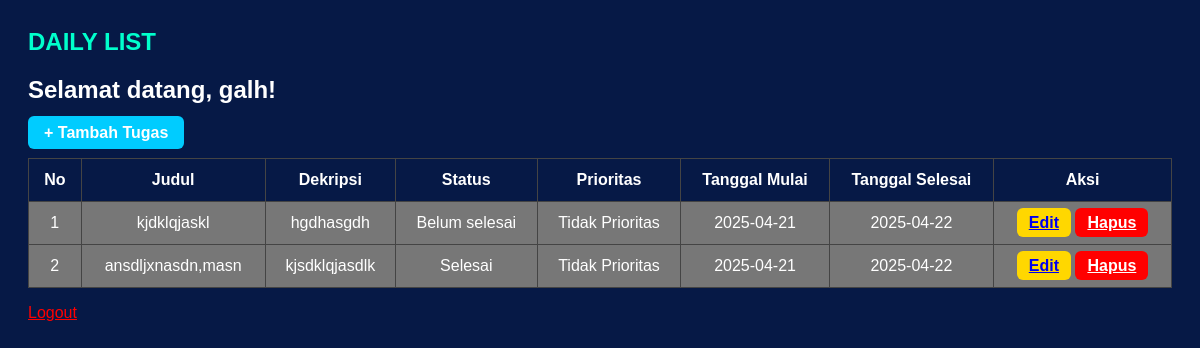
/dashboard.php (signed in), run on the app's committed database.
### tables this page shows
CREATE TABLE `tasks` (
  `id` int(11) NOT NULL,
  `user_id` int(11) NOT NULL,
  `title` varchar(255) DEFAULT NULL,
  `description` text DEFAULT NULL,
  `status` enum('Belum selesai','Selesai') DEFAULT 'Belum selesai',
  `start_date` date DEFAULT NULL,
  `end_date` date DEFAULT NULL,
  `priority` enum('Prioritas','Tidak Prioritas') DEFAULT 'Tidak Prioritas'
);

### dashboard.php (the view, shortened to what this page needs)
<?php
include 'config.php';
$username = $_SESSION['username'];
$stmt = $conn->prepare("SELECT id FROM users WHERE username = ?");
$stmt->bind_param("s", $username);
$stmt->execute();
$userResult = $stmt->get_result();
$user = $userResult->fetch_assoc();
$user_id = $user['id'];
$stmt = $conn->prepare("SELECT * FROM tasks WHERE user_id = ?");
$stmt->bind_param("i", $user_id);
$stmt->execute();
$tasks = $stmt->get_result();
?>
<!DOCTYPE html>
<html lang="id">
<head>
</head>
<body>
    <div class="logo"><b>DAILY LIST</b></div>
    <h2>Selamat datang, <?= htmlspecialchars($username) ?>!</h2>
    <p><a href="tambah.php" class="tambah">+ Tambah Tugas</a></p>
    <table>
        <thead>
            <tr>
                <th>No</th>
                <th>Judul</th>
                <th>Dekripsi</th>
                <th>Status</th>
                <th>Prioritas</th>
                <th>Tanggal Mulai</th>
                <th>Tanggal Selesai</th>
                <th>Aksi</th>
            </tr>
        </thead>
        <tbody>
            <?php $no = 1;
            while ($task = $tasks->fetch_assoc()): ?>
                <tr>
                    <td><?= $no++ ?></td>
                    <td><?= htmlspecialchars($task['title']) ?></td>
                    <td><?= htmlspecialchars($task['description']) ?></td>
                    <td><?= $task['status'] ?></td>
                    <td><?= $task['priority'] ?></td>
                    <td><?= $task['start_date'] ?></td>
                    <td><?= $task['end_date'] ?></td>
                    <td>
                        <a href="edit.php?id=<?= $task['id'] ?>" class="btn edit">Edit</a>
                        <a href="?delete=<?= $task['id'] ?>" class="btn delete" onclick="return confirm('Hapus tugas ini?')">Hapus</a>
                    </td>
                </tr>
            <?php endwhile; ?>
        </tbody>
    </table>
    <p><a href="logout.php" style="color:red;">Logout</a></p>
</body>
</html>

### dashboard.php (style rules this page uses)
body { background-color: #061946; color: white; font-family: sans-serif; padding: 20px; }
table { width: 100%; background-color: #777; border-collapse: collapse; }
th, td { padding: 12px; border: 1px solid #444; text-align: center; }
th { background-color: #061946; color: white; }
.btn { padding: 6px 12px; border: none; border-radius: 6px; font-weight: bold; cursor: pointer; }
.edit { background-color: #FFD700; }
.delete { background-color: #FF0000; color: white; }
.tambah { padding: 8px 16px; background-color: #00ccff; color: white; text-decoration: none; border-radius: 6px; font-weight: bold; }
.logo { font-size: 24px; color: #00ffcc; }

### data on the page
tasks: title "kjdklqjaskl", description "hgdhasgdh", status "Belum selesai", priority "Tidak Prioritas", start_date "2025-04-21", end_date "2025-04-22"
tasks: title "ansdljxnasdn,masn", description "kjsdklqjasdlk", status "Selesai", priority "Tidak Prioritas", start_date "2025-04-21", end_date "2025-04-22"

### other printed values
$username "galh"
